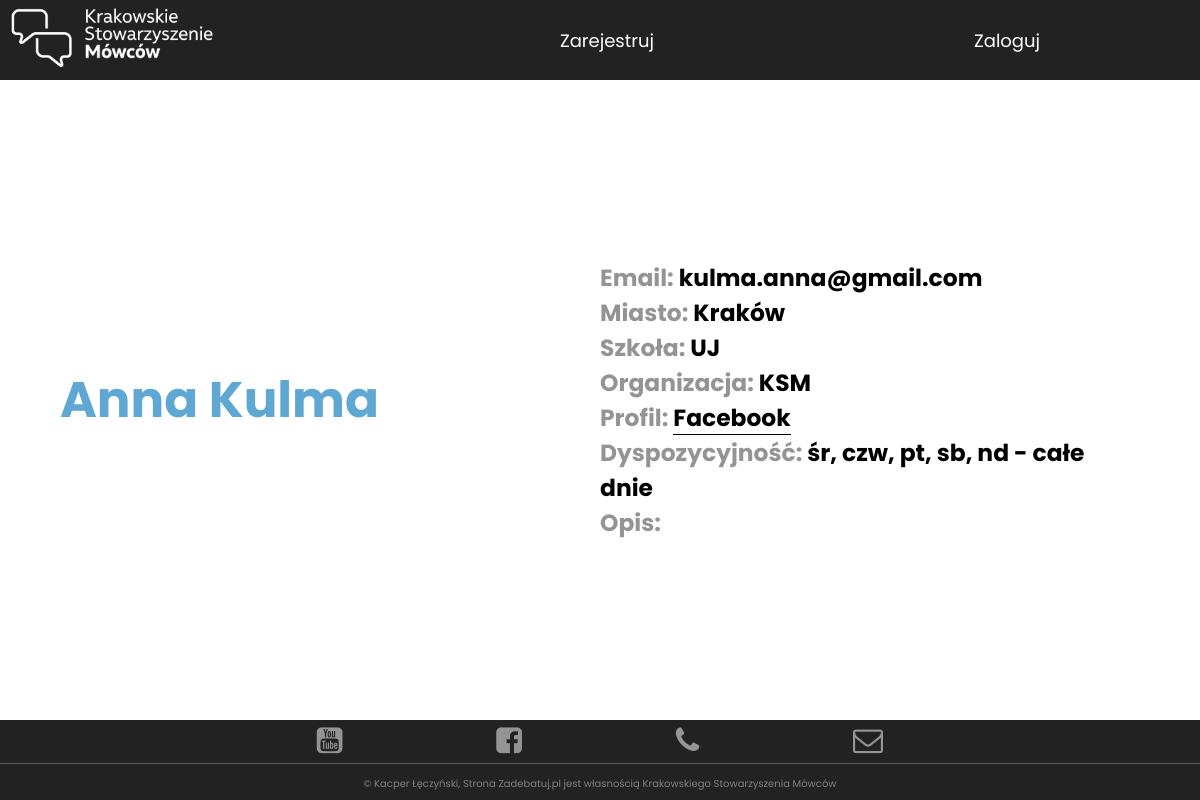
The app's page /judges_detail/28/ with its own data.
### ksm_app/models.py (models this page shows, shortened)
class Judges(models.Model):
    user = models.OneToOneField(User, on_delete=models.CASCADE, null=True)
    imię = models.CharField(max_length=256)
    nazwisko = models.CharField(max_length=256)
    email = models.EmailField(max_length=256, null=True)
    miasto = models.CharField(max_length=256)
    szkoła = models.CharField(max_length=256)
    organizacja = models.CharField(max_length=256)
    dyspozycyjnosc = models.TextField(max_length=1000)
    opis = models.TextField(max_length=2000)
    facebook = models.URLField(max_length=256, null=True)
    accept = models.BooleanField(default=False)
    accept2 = models.BooleanField(default=False)
    class Meta:
        ordering = ['imię']

### ksm_app/views.py (the view)
# urls.py: path('judges_detail/<int:pk>/', views.judges_detail, name='detail'),
def judges_detail(request, pk):
    judges = Judges.objects.get(id=pk)
    return render(request, 'ksm_app2/judges_detail.html', {'judges': judges})

### templates/ksm_app2/judges_detail.html (shortened to what this page needs)
{% load static %}
{% load has_group %}
<!doctype html>
<html lang="en">
<head>
    <link rel="stylesheet" href="{% static '/css/style.css' %}">
    <link rel="stylesheet" href="{% static '/css/rwd.css' %}">
    <link rel="stylesheet" href="{% static '/css2/debatants_detail.css' %}">
    <link rel="stylesheet" href="https://cdnjs.cloudflare.com/ajax/libs/font-awesome/4.7.0/css/font-awesome.min.css">
</head>
<body>
<header class="main-container">
    <div class="logo">
        <a href="{% url 'ksm_app:base' %}"><img src="{% static '/img2/KSM_logo_poziom_biel-kopia.png' %}" alt=""></a>
    </div>
    <nav>
        <ul class="nav-links">
            {% if user.is_authenticated %}
                <li class="nav-link"><a href="{% url 'ksm_app:debatants_list' %}">Lista debatantów</a></li>
                <li class="nav-link"><a href="{% url 'ksm_app:judges_list' %}">Sędziowie</a></li>
                {% if request.user|has_group:"judges" %}
                    <li class="nav-link"><a href="{% url 'ksm_app:clock' %}">Zegar</a></li>
                {% endif %}
                {% if request.user|has_group:'judges' %}
                    <li class="nav-link-user"><a href="{% url 'ksm_app:judges_profile' %}"> {{ user.username }}</a></li>
                {% else %}
                    <li class="nav-link-user"><a href="{% url 'ksm_app:debatants_profile' %}"> {{ user.username }}</a>
                    </li>
                {% endif %}
            {% else %}
                <li class="nav-link"><a href="{% url 'ksm_app:choose' %}">Zarejestruj</a></li>
                <li class="nav-link"><a href="{% url 'ksm_app:user_login' %}">Zaloguj</a></li>
            {% endif %}
        </ul>
    </nav>
</header>
<main class="debatants-detail-section">
    <div class="debatant-text">
        <h1>{{ judges.imię }} {{ judges.nazwisko }}</h1>
    </div>
    <div class="debatants-details">
        <h3>Email: <span class="debatant-info">{{ judges.email }}</span></h3>
        <h3>Miasto: <span class="debatant-info">{{ judges.miasto }}</span></h3>
        <h3>Szkoła: <span class="debatant-info">{{ judges.szkoła }}</span></h3>
        <h3>Organizacja: <span class="debatant-info">{{ judges.organizacja }}</span></h3>
        <h3>Profil: <a href="{{ judges.facebook }}" target="_blank"> Facebook</a></h3>
        <h3>Dyspozycyjność: <span class="debatant-info">{{ judges.dyspozycyjnosc }}</span></h3>
        <h3>Opis: </h3>
    </div>
</main>
<footer class="main-footer">
    <div class="footer-content">
        <ul class="links">
            <li class="link">
                <a href="https://www.youtube.com/channel/UCd2KIvR-DMDGMT_ce2gJzAw" target="_blank">
                    <i class="fa fa-youtube-square fa-2x"></i>
                </a>
            </li>
            <li class="link">
                <a href="https://www.facebook.com/ksmowcow/" target="_blank">
                    <i class="fa fa-facebook-square fa-2x"></i>
                </a>
            </li>
            <li class="link">
                <a href="{% url 'ksm_app:phone' %}">
                    <i class="fa fa-phone"></i>
                </a>
            </li>
            <li class="link">
                <a href="mailto:ksmowcow@gmail.com">
                    <i class="fa fa-envelope-o"></i>
                </a>
            </li>
        </ul>
    </div>
    <div class="copyright">
        <p>&copy; Kacper Łęczyński, Strona Zadebatuj.pl jest
            własnością Krakowskiego Stowarzyszenia Mówców</p>
    </div>
</footer>
</body>
</html>

### static/css/style.css (style rules this page uses)
* { padding: 0; margin: 0; box-sizing: border-box; }
body { font-family: 'Poppins', sans-serif; background-image: url("/static/img2/seventh.jpg"); background-position: center center; background-repeat: no-repeat; background-attachment: fixed; background-size: cover; }
header { position: fixed; display: flex; width: 100%; align-items: center; z-index: 1; height: 10vh; }
.logo, .nav-links { display: flex; }
.logo img { padding-left: 5%; height: 8vh; max-width: 400px; }
nav { flex: 2; }
.logo { flex: 3; }
.logo img { cursor: pointer; }
.nav-links { justify-content: space-around; list-style: none; }
.nav-link a { text-decoration: none; color: #ffffff; }
.nav-link { position: relative; }
.main-footer { bottom: 5%; width: 100%; background-color: #222222; }
.links { width: 60%; margin: auto; display: flex; justify-content: space-around; list-style: none; color: #e0dede; }
.link { padding: 0.7%; }
.footer-content .links .link i { cursor: pointer; color: #959494; font-size: 30px !important; }
.copyright { height: 5vh; border-top: 1px solid #5c5b5b; background-color: #222222; bottom: 0; display: flex; align-items: center; }
.copyright p { flex: 1; text-align: center; color: grey; font-size: 10px; }

### static/css/rwd.css (style rules this page uses)
@media screen and (max-width: 1200px) { .logo img { height: 8vh; max-width: 500px; } }
@media screen and (max-width: 1200px) { .nav-link a, .nav-link-user { font-size: 18px; } }
@media screen and (max-width: 1200px) { .logo { flex: 1; } }
@media screen and (max-width: 1200px) { .link i { font-size: 25px !important; } }

### static/css2/debatants_detail.css (style rules this page uses)
header { background-color: #222222; height: 10vh; }
body { background: none; }
.debatants-detail-section { padding-top: 10vh; background-color: white; height: 90vh; display: flex; justify-content: space-around; width: 90%; margin: auto; align-items: center; }
.debatant-text { font-size: 30px; color: #5fa8d3; flex: 1; }
.debatants-details { font-size: 25px; color: #959494; animation: move 1.5s forwards; flex: 1; }
.debatant-info { color: black; }
.debatants-details a { text-decoration: none; border-bottom: 1px solid black; color: black; }
@media screen and (max-width: 1200px) { .debatant-text { font-size: 25px; } }
@media screen and (max-width: 1200px) { .debatants-details { font-size: 20px; } }

### records on screen
Judges: imię "Anna", nazwisko "Kulma", email "kulma.anna@gmail.com", miasto "Kraków", szkoła "UJ", organizacja "KSM", dyspozycyjnosc "śr, czw, pt, sb, nd - całe dnie"
